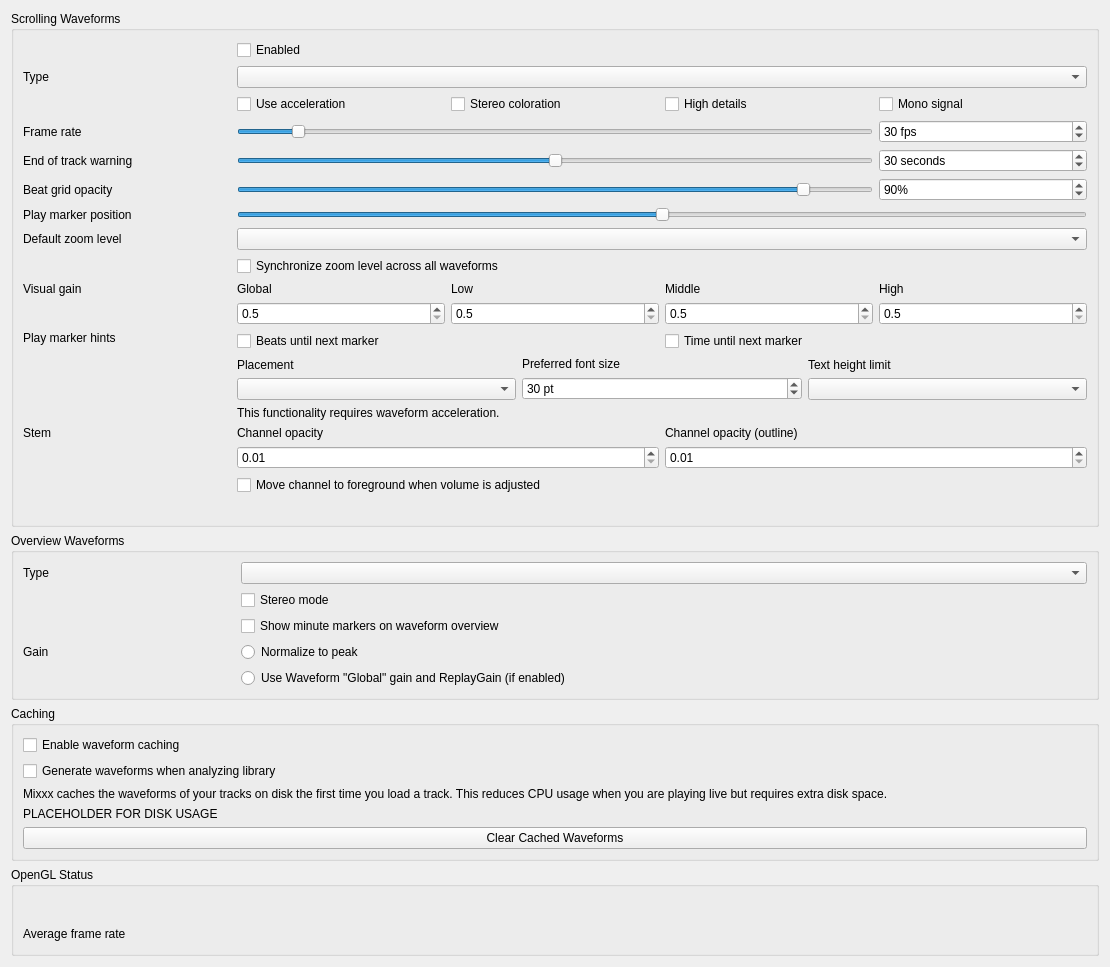
<?xml version="1.0" encoding="UTF-8"?>
<ui version="4.0">
 <class>DlgPrefWaveformDlg</class>
 <widget class="QWidget" name="DlgPrefWaveformDlg">
  <property name="geometry">
   <rect>
    <x>0</x>
    <y>0</y>
    <width>1110</width>
    <height>939</height>
   </rect>
  </property>
  <property name="windowTitle">
   <string>Waveform Preferences</string>
  </property>
  <layout class="QVBoxLayout" name="mainLayout">

  <item>
   <widget class="QGroupBox" name="waveform_groupbox">
    <property name="title">
     <string>Scrolling Waveforms</string>
    </property>
    <layout class="QGridLayout" name="waveform_layout">

     <item row="0" column="1">
      <widget class="QCheckBox" name="useWaveformCheckBox">
       <property name="text">
        <string>Enabled</string>
       </property>
      </widget>
     </item>

     <item row="1" column="0">
      <widget class="QLabel" name="waveformTypeLabel">
       <property name="sizePolicy">
        <sizepolicy hsizetype="Preferred" vsizetype="Preferred">
         <horstretch>0</horstretch>
         <verstretch>0</verstretch>
        </sizepolicy>
       </property>
       <property name="toolTip">
        <string extracomment="The big waveform summary shows the waveform envelope of the track near the current playback position."/>
       </property>
       <property name="text">
        <string>Type</string>
       </property>
       <property name="alignment">
        <set>Qt::AlignLeading|Qt::AlignLeft|Qt::AlignVCenter</set>
       </property>
       <property name="buddy">
        <cstring>waveformTypeComboBox</cstring>
       </property>
      </widget>
     </item>
     <item row="1" column="1" colspan="4">
      <widget class="QComboBox" name="waveformTypeComboBox">
       <property name="toolTip">
        <string>The waveform shows the waveform envelope of the track near the current playback position.
Select from different types of displays for the waveform, which differ primarily in the level of detail shown in the waveform.</string>
       </property>
      </widget>
     </item>

     <item row="2" column="1" colspan="4">
      <layout class="QHBoxLayout" name="waveform_render_options">
       <item>
        <widget class="QCheckBox" name="useAccelerationCheckBox">
         <property name="text">
          <string>Use acceleration</string>
         </property>
        </widget>
       </item>
       <item>
        <widget class="QCheckBox" name="splitLeftRightCheckBox">
         <property name="text">
          <string>Stereo coloration</string>
         </property>
        </widget>
       </item>
       <item>
        <widget class="QCheckBox" name="highDetailCheckBox">
         <property name="text">
          <string>High details</string>
         </property>
        </widget>
       </item>
       <item>
        <widget class="QCheckBox" name="monoSignalCheckBox">
         <property name="text">
          <string>Mono signal</string>
         </property>
        </widget>
       </item>
      </layout>
     </item>

     <item row="4" column="0">
      <widget class="QLabel" name="frameRateLabel">
       <property name="text">
        <string>Frame rate</string>
       </property>
       <property name="alignment">
        <set>Qt::AlignLeading|Qt::AlignLeft|Qt::AlignVCenter</set>
       </property>
       <property name="buddy">
        <cstring>frameRateSlider</cstring>
       </property>
      </widget>
     </item>
     <item row="4" column="1" colspan="3">
      <widget class="QSlider" name="frameRateSlider">
       <property name="sizePolicy">
        <sizepolicy hsizetype="Preferred" vsizetype="Fixed">
         <horstretch>0</horstretch>
         <verstretch>0</verstretch>
        </sizepolicy>
       </property>
       <property name="maximumSize">
        <size>
         <width>16777215</width>
         <height>16777215</height>
        </size>
       </property>
       <property name="minimum">
        <number>10</number>
       </property>
       <property name="maximum">
        <number>240</number>
       </property>
       <property name="value">
        <number>30</number>
       </property>
       <property name="orientation">
        <enum>Qt::Horizontal</enum>
       </property>
      </widget>
     </item>
     <item row="4" column="4">
      <widget class="QSpinBox" name="frameRateSpinBox">
       <property name="toolTip">
        <string/>
       </property>
       <property name="suffix">
        <string> fps</string>
       </property>
       <property name="minimum">
        <number>10</number>
       </property>
       <property name="maximum">
        <number>240</number>
       </property>
       <property name="value">
        <number>30</number>
       </property>
      </widget>
     </item>

     <item row="5" column="0">
      <widget class="QLabel" name="endOfTrackWarningTimeLabel">
       <property name="text">
        <string>End of track warning</string>
       </property>
       <property name="alignment">
        <set>Qt::AlignLeading|Qt::AlignLeft|Qt::AlignVCenter</set>
       </property>
       <property name="buddy">
        <cstring>endOfTrackWarningTimeSlider</cstring>
       </property>
      </widget>
     </item>
     <item row="5" column="1" colspan="3">
      <widget class="QSlider" name="endOfTrackWarningTimeSlider">
       <property name="sizePolicy">
        <sizepolicy hsizetype="Preferred" vsizetype="Fixed">
         <horstretch>0</horstretch>
         <verstretch>0</verstretch>
        </sizepolicy>
       </property>
       <property name="maximumSize">
        <size>
         <width>16777215</width>
         <height>16777215</height>
        </size>
       </property>
       <property name="minimum">
        <number>0</number>
       </property>
       <property name="maximum">
        <number>60</number>
       </property>
       <property name="value">
        <number>30</number>
       </property>
       <property name="orientation">
        <enum>Qt::Horizontal</enum>
       </property>
      </widget>
     </item>
     <item row="5" column="4">
      <widget class="QSpinBox" name="endOfTrackWarningTimeSpinBox">
       <property name="toolTip">
        <string>Highlight the waveforms when the last seconds of a track remains.</string>
       </property>
       <property name="suffix">
        <string> seconds</string>
       </property>
       <property name="minimum">
        <number>0</number>
       </property>
       <property name="maximum">
        <number>60</number>
       </property>
       <property name="value">
        <number>30</number>
       </property>
      </widget>
     </item>

     <item row="6" column="0">
      <widget class="QLabel" name="BeatgridWaveform">
       <property name="toolTip">
        <string/>
       </property>
       <property name="midLineWidth">
        <number>6</number>
       </property>
       <property name="text">
        <string>Beat grid opacity</string>
       </property>
       <property name="alignment">
        <set>Qt::AlignLeading|Qt::AlignLeft|Qt::AlignVCenter</set>
       </property>
      </widget>
     </item>
     <item row="6" column="1" colspan="3">
      <widget class="QSlider" name="beatGridAlphaSlider">
       <property name="maximum">
        <number>100</number>
       </property>
       <property name="value">
        <number>90</number>
       </property>
       <property name="orientation">
        <enum>Qt::Horizontal</enum>
       </property>
      </widget>
     </item>
     <item row="6" column="4">
      <widget class="QSpinBox" name="beatGridAlphaSpinBox">
       <property name="toolTip">
        <string>Set amount of opacity on beat grid lines.</string>
       </property>
       <property name="suffix">
        <string>%</string>
       </property>
       <property name="maximum">
        <number>100</number>
       </property>
       <property name="value">
        <number>90</number>
       </property>
      </widget>
     </item>

     <item row="7" column="0">
      <widget class="QLabel" name="playMarkerPositionLabel">
       <property name="text">
        <string>Play marker position</string>
       </property>
      </widget>
     </item>
     <item row="7" column="1" colspan="4">
      <widget class="QSlider" name="playMarkerPositionSlider">
       <property name="sizePolicy">
        <sizepolicy hsizetype="Preferred" vsizetype="Fixed">
         <horstretch>0</horstretch>
         <verstretch>0</verstretch>
        </sizepolicy>
       </property>
       <property name="maximumSize">
        <size>
         <width>16777215</width>
         <height>16777215</height>
        </size>
       </property>
       <property name="toolTip">
        <string>Moves the play marker position on the waveforms to the left, right or center (default).</string>
       </property>
       <property name="minimum">
        <number>0</number>
       </property>
       <property name="maximum">
        <number>100</number>
       </property>
       <property name="value">
        <number>50</number>
       </property>
       <property name="orientation">
        <enum>Qt::Horizontal</enum>
       </property>
      </widget>
     </item>

     <item row="8" column="0">
      <widget class="QLabel" name="defaultZoomLabel">
       <property name="text">
        <string extracomment="Waveform zoom">Default zoom level</string>
       </property>
       <property name="alignment">
        <set>Qt::AlignLeading|Qt::AlignLeft|Qt::AlignVCenter</set>
       </property>
       <property name="buddy">
        <cstring>defaultZoomComboBox</cstring>
       </property>
      </widget>
     </item>
     <item row="8" column="1" colspan="4">
      <widget class="QComboBox" name="defaultZoomComboBox"/>
     </item>

     <item row="9" column="1" colspan="4">
      <widget class="QCheckBox" name="synchronizeZoomCheckBox">
       <property name="toolTip">
        <string>Synchronize zoom level across all waveform displays.</string>
       </property>
       <property name="text">
        <string>Synchronize zoom level across all waveforms</string>
       </property>
      </widget>
     </item>

     <item row="10" column="0">
      <widget class="QLabel" name="visualGainLabel">
       <property name="text">
        <string>Visual gain</string>
       </property>
       <property name="alignment">
        <set>Qt::AlignLeading|Qt::AlignLeft|Qt::AlignTop</set>
       </property>
       <property name="buddy">
        <cstring>allVisualGain</cstring>
       </property>
      </widget>
     </item>
     <item row="10" column="1" colspan="4">
      <layout class="QGridLayout" name="gridLayout_3">
       <item row="0" column="0">
        <widget class="QLabel" name="visualGainLabel_global">
         <property name="text">
          <string>Global</string>
         </property>
         <property name="alignment">
          <set>Qt::AlignLeading|Qt::AlignLeft|Qt::AlignVCenter</set>
         </property>
         <property name="buddy">
          <cstring>allVisualGain</cstring>
         </property>
        </widget>
       </item>
       <item row="0" column="1">
        <widget class="QLabel" name="visualGainLabel_low">
         <property name="text">
          <string>Low</string>
         </property>
         <property name="alignment">
          <set>Qt::AlignLeading|Qt::AlignLeft|Qt::AlignVCenter</set>
         </property>
         <property name="buddy">
          <cstring>allVisualGain</cstring>
         </property>
        </widget>
       </item>
       <item row="0" column="2">
        <widget class="QLabel" name="visualGainLabel_mid">
         <property name="text">
          <string>Middle</string>
         </property>
         <property name="alignment">
          <set>Qt::AlignLeading|Qt::AlignLeft|Qt::AlignVCenter</set>
         </property>
         <property name="buddy">
          <cstring>allVisualGain</cstring>
         </property>
        </widget>
       </item>
       <item row="0" column="3">
        <widget class="QLabel" name="visualGainLabel_high">
         <property name="text">
          <string>High</string>
         </property>
         <property name="alignment">
          <set>Qt::AlignLeading|Qt::AlignLeft|Qt::AlignVCenter</set>
         </property>
         <property name="buddy">
          <cstring>allVisualGain</cstring>
         </property>
        </widget>
       </item>

       <item row="1" column="0">
        <widget class="QDoubleSpinBox" name="allVisualGain">
         <property name="toolTip">
          <string>Global visual gain</string>
         </property>
         <property name="decimals">
          <number>1</number>
         </property>
         <property name="minimum">
          <double>0.500000000000000</double>
         </property>
         <property name="maximum">
          <double>5.000000000000000</double>
         </property>
         <property name="singleStep">
          <double>0.100000000000000</double>
         </property>
        </widget>
       </item>
       <item row="1" column="1">
        <widget class="QDoubleSpinBox" name="lowVisualGain">
         <property name="toolTip">
          <string>Visual gain of the low frequencies</string>
         </property>
         <property name="decimals">
          <number>1</number>
         </property>
         <property name="minimum">
          <double>0.500000000000000</double>
         </property>
         <property name="maximum">
          <double>5.000000000000000</double>
         </property>
         <property name="singleStep">
          <double>0.100000000000000</double>
         </property>
        </widget>
       </item>
       <item row="1" column="2">
        <widget class="QDoubleSpinBox" name="midVisualGain">
         <property name="toolTip">
          <string>Visual gain of the middle frequencies</string>
         </property>
         <property name="decimals">
          <number>1</number>
         </property>
         <property name="minimum">
          <double>0.500000000000000</double>
         </property>
         <property name="maximum">
          <double>5.000000000000000</double>
         </property>
         <property name="singleStep">
          <double>0.100000000000000</double>
         </property>
        </widget>
       </item>
       <item row="1" column="3">
        <widget class="QDoubleSpinBox" name="highVisualGain">
         <property name="toolTip">
          <string>Visual gain of the high frequencies</string>
         </property>
         <property name="decimals">
          <number>1</number>
         </property>
         <property name="minimum">
          <double>0.500000000000000</double>
         </property>
         <property name="maximum">
          <double>5.000000000000000</double>
         </property>
         <property name="singleStep">
          <double>0.100000000000000</double>
         </property>
        </widget>
       </item>
      </layout>
     </item>

     <item row="11" column="0">
      <widget class="QLabel" name="marker_hints_label">
       <property name="text">
        <string>Play marker hints</string>
       </property>
       <property name="alignment">
        <set>Qt::AlignLeading|Qt::AlignLeft|Qt::AlignTop</set>
       </property>
      </widget>
     </item>
     <item row="11" column="1" colspan="2">
      <widget class="QCheckBox" name="untilMarkShowBeatsCheckBox">
       <property name="text">
        <string>Beats until next marker</string>
       </property>
      </widget>
     </item>
     <item row="11" column="3" colspan="2">
      <widget class="QCheckBox" name="untilMarkShowTimeCheckBox">
       <property name="text">
        <string>Time until next marker</string>
       </property>
      </widget>
     </item>

     <item row="12" column="1" colspan="4">
      <layout class="QHBoxLayout" name="marker_option_layout">
       <item>
        <layout class="QVBoxLayout" name="marker_options_placement_layout">
         <item>
          <widget class="QLabel" name="untilMarkAlignLabel">
           <property name="text">
            <string>Placement</string>
           </property>
           <property name="alignment">
            <set>Qt::AlignLeading|Qt::AlignLeft|Qt::AlignVCenter</set>
           </property>
           <property name="buddy">
            <cstring>untilMarkAlignComboBox</cstring>
           </property>
          </widget>
         </item>
         <item>
          <widget class="QComboBox" name="untilMarkAlignComboBox"/>
         </item>
        </layout>
       </item>

       <item>
        <layout class="QVBoxLayout" name="marker_options_font_layout">
         <item>
          <widget class="QLabel" name="untilMarkTextPointSizeLabel">
           <property name="text">
            <string>Preferred font size</string>
           </property>
           <property name="alignment">
            <set>Qt::AlignLeading|Qt::AlignLeft|Qt::AlignVCenter</set>
           </property>
           <property name="buddy">
            <cstring>untilMarkTextPointSizeSpinBox</cstring>
           </property>
          </widget>
         </item>
         <item>
          <widget class="QSpinBox" name="untilMarkTextPointSizeSpinBox">
           <property name="toolTip">
            <string/>
           </property>
           <property name="suffix">
            <string> pt</string>
           </property>
           <property name="minimum">
            <number>10</number>
           </property>
           <property name="maximum">
            <number>100</number>
           </property>
           <property name="value">
            <number>30</number>
           </property>
          </widget>
         </item>
        </layout>
       </item>

       <item>
        <layout class="QVBoxLayout" name="marker_options_textheight_layout">
         <item>
          <widget class="QLabel" name="untilMarkTextHeightLimitLabel">
           <property name="text">
            <string>Text height limit</string>
           </property>
           <property name="alignment">
            <set>Qt::AlignLeading|Qt::AlignLeft|Qt::AlignVCenter</set>
           </property>
           <property name="buddy">
            <cstring>untilMarkTextHeightLimitComboBox</cstring>
           </property>
          </widget>
         </item>
         <item>
          <widget class="QComboBox" name="untilMarkTextHeightLimitComboBox"/>
         </item>
        </layout>
       </item>

      </layout><!-- marker_option_layout -->
     </item>

     <item row="13" column="1" colspan="4">
      <widget class="QLabel" name="requiresGLSLLabel">
       <property name="text">
        <string>This functionality requires waveform acceleration.</string>
       </property>
       <property name="alignment">
        <set>Qt::AlignLeading|Qt::AlignLeft|Qt::AlignVCenter</set>
       </property>
      </widget>
     </item>

     <item row="14" column="0">
      <widget class="QLabel" name="stemOpacityLabel">
       <property name="text">
        <string>Stem</string>
       </property>
       <property name="alignment">
        <set>Qt::AlignLeading|Qt::AlignLeft|Qt::AlignTop</set>
       </property>
       <property name="buddy">
        <cstring>stemOpacityMainLabel</cstring>
       </property>
      </widget>
     </item>
     <item row="14" column="1" colspan="4">
      <layout class="QGridLayout" name="stemOpacityGridLayout">
       <item row="0" column="0">
        <widget class="QLabel" name="stemOpacityMainLabel">
         <property name="text">
          <string>Channel opacity</string>
         </property>
         <property name="alignment">
          <set>Qt::AlignLeading|Qt::AlignLeft|Qt::AlignVCenter</set>
         </property>
         <property name="buddy">
          <cstring>stemOpacityMainLabel</cstring>
         </property>
        </widget>
       </item>
       <item row="0" column="1">
        <widget class="QLabel" name="stemOpacityOutlineLabel">
         <property name="text">
          <string>Channel opacity (outline)</string>
         </property>
         <property name="alignment">
          <set>Qt::AlignLeading|Qt::AlignLeft|Qt::AlignVCenter</set>
         </property>
         <property name="buddy">
          <cstring>stemOpacityMainLabel</cstring>
         </property>
        </widget>
       </item>

       <item row="1" column="0">
        <widget class="QDoubleSpinBox" name="stemOpacitySpinBox">
         <property name="toolTip">
          <string>Main stem opacity</string>
         </property>
         <property name="decimals">
          <number>2</number>
         </property>
         <property name="minimum">
          <double>0.010000000000000</double>
         </property>
         <property name="maximum">
          <double>1.000000000000000</double>
         </property>
         <property name="singleStep">
          <double>0.010000000000000</double>
         </property>
        </widget>
       </item>
       <item row="1" column="1">
        <widget class="QDoubleSpinBox" name="stemOutlineOpacitySpinBox">
         <property name="toolTip">
          <string>Outline stem opacity</string>
         </property>
         <property name="decimals">
          <number>2</number>
         </property>
         <property name="minimum">
          <double>0.010000000000000</double>
         </property>
         <property name="maximum">
          <double>1.000000000000000</double>
         </property>
         <property name="singleStep">
          <double>0.010000000000000</double>
         </property>
        </widget>
       </item>
       <item row="2" column="0" colspan="2">
        <widget class="QCheckBox" name="stemReorderLayerOnChangedCheckBox">
         <property name="text">
          <string>Move channel to foreground when volume is adjusted</string>
         </property>
        </widget>
       </item>
      </layout>
     </item>

     <item row="15" column="1" colspan="4">
      <widget class="QLabel" name="requiresGLSLLabel2">
       <property name="alignment">
        <set>Qt::AlignLeading|Qt::AlignLeft|Qt::AlignVCenter</set>
       </property>
      </widget>
     </item>

    </layout>
   </widget>
  </item><!-- waveform groupbox -->

  <item>
   <widget class="QGroupBox" name="overview_groupbox">
    <property name="title">
     <string>Overview Waveforms</string>
    </property>
    <layout class="QGridLayout" name="overview_layout">

     <item row="0" column="0">
      <widget class="QLabel" name="waveformOverviewLabel">
       <property name="toolTip">
        <string extracomment="The smaller, zoomed-out version of the waveform shows the various markers within the track as well as the waveform envelope of the entire track."/>
       </property>
       <property name="text">
        <string>Type</string>
       </property>
      </widget>
     </item>
     <item row="0" column="1" colspan="4">
      <widget class="QComboBox" name="waveformOverviewComboBox">
       <property name="toolTip">
        <string>The waveform overview shows the waveform envelope of the entire track.
Select from different types of displays for the waveform overview, which differ primarily in the level of detail shown in the waveform.</string>
       </property>
      </widget>
     </item>

     <item row="1" column="1" colspan="4">
      <widget class="QCheckBox" name="overviewStereoCheckBox">
       <property name="text">
        <string>Stereo mode</string>
       </property>
      </widget>
     </item>

     <item row="2" column="1" colspan="4">
      <widget class="QCheckBox" name="overviewMinuteMarkersCheckBox">
       <property name="text">
        <string>Show minute markers on waveform overview</string>
       </property>
      </widget>
     </item>

     <item row="3" column="0">
      <widget class="QLabel" name="overview_gain_label">
       <property name="toolTip">
        <string extracomment="Select a gain mode for the waveform overview."/>
       </property>
       <property name="text">
        <string>Gain</string>
       </property>
      </widget>
     </item>
     <item row="3" column="1" colspan="4">
      <widget class="QRadioButton" name="overview_scale_normalize">
       <property name="text">
        <string>Normalize to peak</string>
       </property>
       <attribute name="buttonGroup">
        <string notr="true">overview_scale_options</string>
       </attribute>
      </widget>
     </item>
     <item row="4" column="1" colspan="4">
      <widget class="QRadioButton" name="overview_scale_allReplayGain">
       <property name="text">
        <string extracomment="'Global' refers to the 'Global' visual gain in the scrolling waveform settings">Use Waveform "Global" gain and ReplayGain (if enabled)</string>
       </property>
       <attribute name="buttonGroup">
        <string notr="true">overview_scale_options</string>
       </attribute>
      </widget>
     </item>

    </layout>
   </widget>
  </item><!-- overview_groupbox -->

  <item>
   <widget class="QGroupBox" name="caching_groupbox">
    <property name="title">
     <string>Caching</string>
    </property>
    <layout class="QVBoxLayout" name="caching_layout">
     <item>
      <widget class="QCheckBox" name="enableWaveformCaching">
       <property name="text">
        <string>Enable waveform caching</string>
       </property>
      </widget>
     </item>
     <item>
      <widget class="QCheckBox" name="enableWaveformGenerationWithAnalysis">
       <property name="text">
        <string>Generate waveforms when analyzing library</string>
       </property>
      </widget>
     </item>
     <item>
      <widget class="QLabel" name="waveformCachingInfo">
       <property name="text">
        <string>Mixxx caches the waveforms of your tracks on disk the first time you load a track. This reduces CPU usage when you are playing live but requires extra disk space.</string>
       </property>
       <property name="wordWrap">
        <bool>true</bool>
       </property>
      </widget>
     </item>
     <item>
      <widget class="QLabel" name="waveformDiskUsage">
       <property name="sizePolicy">
        <sizepolicy hsizetype="Expanding" vsizetype="Minimum">
         <horstretch>0</horstretch>
         <verstretch>0</verstretch>
        </sizepolicy>
       </property>
       <property name="text">
        <string notr="true">PLACEHOLDER FOR DISK USAGE</string>
       </property>
       <property name="wordWrap">
        <bool>true</bool>
       </property>
      </widget>
     </item>
     <item>
      <widget class="QPushButton" name="clearCachedWaveforms">
       <property name="text">
        <string>Clear Cached Waveforms</string>
       </property>
      </widget>
     </item>
    </layout>
   </widget>
  </item><!-- caching_groupbox -->

  <item>
   <widget class="QGroupBox" name="opengl_status_groupbox">
    <property name="title">
     <string>OpenGL Status</string>
    </property>
    <layout class="QGridLayout" name="opengl_status_layout">
     <item row="0" column="0" colspan="3">
      <widget class="QLabel" name="openGlStatusData">
       <property name="sizePolicy">
        <sizepolicy hsizetype="Expanding" vsizetype="Minimum">
         <horstretch>0</horstretch>
         <verstretch>0</verstretch>
        </sizepolicy>
       </property>
       <property name="toolTip">
        <string>Displays which OpenGL version is supported by the current platform.</string>
       </property>
       <property name="text">
        <string/>
       </property>
       <property name="wordWrap">
        <bool>true</bool>
       </property>
       <property name="textInteractionFlags">
        <set>Qt::TextSelectableByKeyboard|Qt::TextSelectableByMouse</set>
       </property>
      </widget>
     </item>
     <item row="1" column="0">
      <widget class="QLabel" name="openGlStatusLabel_2">
       <property name="toolTip">
        <string/>
       </property>
       <property name="text">
        <string>Average frame rate</string>
       </property>
       <property name="alignment">
        <set>Qt::AlignLeading|Qt::AlignLeft|Qt::AlignVCenter</set>
       </property>
      </widget>
     </item>
     <item row="1" column="1" colspan="2">
      <widget class="QLabel" name="frameRateAverage">
       <property name="toolTip">
        <string>Displays the actual frame rate.</string>
       </property>
       <property name="text">
        <string/>
       </property>
      </widget>
     </item>
    </layout>
   </widget>
  </item><!-- opengl_status_groupbox -->

 </layout>
 </widget>
 <tabstops>
  <tabstop>useWaveformCheckBox</tabstop>
  <tabstop>waveformTypeComboBox</tabstop>
  <tabstop>useAccelerationCheckBox</tabstop>
  <tabstop>splitLeftRightCheckBox</tabstop>
  <tabstop>highDetailCheckBox</tabstop>
  <tabstop>monoSignalCheckBox</tabstop>
  <tabstop>frameRateSlider</tabstop>
  <tabstop>frameRateSpinBox</tabstop>
  <tabstop>endOfTrackWarningTimeSlider</tabstop>
  <tabstop>endOfTrackWarningTimeSpinBox</tabstop>
  <tabstop>beatGridAlphaSlider</tabstop>
  <tabstop>beatGridAlphaSpinBox</tabstop>
  <tabstop>playMarkerPositionSlider</tabstop>
  <tabstop>defaultZoomComboBox</tabstop>
  <tabstop>synchronizeZoomCheckBox</tabstop>
  <tabstop>allVisualGain</tabstop>
  <tabstop>lowVisualGain</tabstop>
  <tabstop>midVisualGain</tabstop>
  <tabstop>highVisualGain</tabstop>
  <tabstop>untilMarkShowBeatsCheckBox</tabstop>
  <tabstop>untilMarkShowTimeCheckBox</tabstop>
  <tabstop>untilMarkAlignComboBox</tabstop>
  <tabstop>untilMarkTextPointSizeSpinBox</tabstop>
  <tabstop>untilMarkTextHeightLimitComboBox</tabstop>
  <tabstop>waveformOverviewComboBox</tabstop>
  <tabstop>overviewStereoCheckBox</tabstop>
  <tabstop>overviewMinuteMarkersCheckBox</tabstop>
  <tabstop>overview_scale_normalize</tabstop>
  <tabstop>overview_scale_allReplayGain</tabstop>
  <tabstop>enableWaveformCaching</tabstop>
  <tabstop>enableWaveformGenerationWithAnalysis</tabstop>
  <tabstop>clearCachedWaveforms</tabstop>
 </tabstops>
 <buttongroups>
  <buttongroup name="overview_scale_options"/>
 </buttongroups>
 <resources/>
 <connections/>
</ui>
